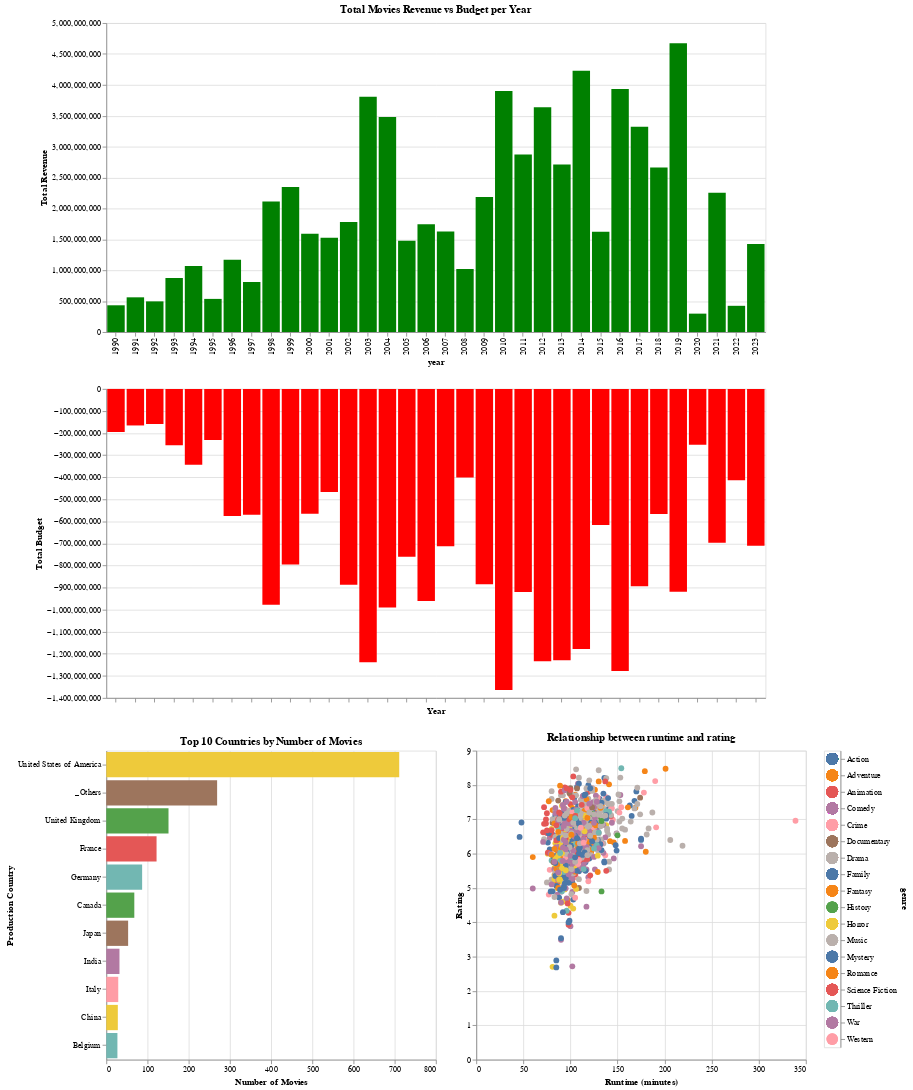

Source (notebook cell):
### Code cell
## START - BRUSH #######################################################################################################################
# Brushing & Linking

## View 1
year_selection = alt.selection_interval(encodings=['x'])

## View 2
country_selection = alt.selection_point(fields=['production_country'])

## View 3
runtime_rating_brush = alt.selection_interval()

# Create a selection brush for genres
genre_selection = alt.selection_point(fields=['genre'])

## END - BRUSH #########################################################################################################################

## START - VIEW 1 - POSITIVE/NEGATIVE BAR CHART ############################################################
#BAR CHART: POSITIVE/NEGATIVE BAR CHART OF REVENUE AND BUDGET PER YEAR 

movies_df['year'] = pd.to_datetime(movies_df['release_date']).dt.year
df_production_countries_split['year'] = pd.to_datetime(df_production_countries_split['release_date']).dt.year

movies_df['negative_budget'] = -movies_df['budget']

budget_chart = alt.Chart(movies_df).transform_filter(
    # country_selection & genre_selection & runtime_rating_brush
    genre_selection & runtime_rating_brush
).transform_filter(
     {
         'or': [
             {'not': alt.expr.isDefined(country_selection.production_country)}, 
             (alt.expr.indexof(alt.datum.production_countries, country_selection.production_country) != -1)
         ]
     }  
).transform_aggregate(
    total_budget='sum(negative_budget)',
    groupby=['year']
).mark_bar(color='red').encode(
    x=alt.X('year:O', scale=alt.Scale(domain=list(range(1990, 2024))), axis=alt.Axis(labels=False), title='Year'),
    y=alt.Y('total_budget:Q', axis=alt.Axis(title='Total Budget')),
    tooltip=['year:O', 'total_budget:Q'],
    opacity=alt.condition(year_selection, alt.value(1), alt.value(0.2)),
).add_params(
    year_selection
).properties(
    height=SYSTEM_HEIGHT/2,
    width=SYSTEM_WIDTH
)

revenue_chart = alt.Chart(movies_df).transform_filter(
    # country_selection & genre_selection & runtime_rating_brush
    genre_selection & runtime_rating_brush
).transform_filter(
     {
         'or': [
             {'not': alt.expr.isDefined(country_selection.production_country)}, 
             (alt.expr.indexof(alt.datum.production_countries, country_selection.production_country) != -1)
         ]
     }  
).transform_aggregate(
    total_revenue='sum(revenue)',
    groupby=['year']
).mark_bar(color='green').encode(
    x=alt.X('year:O', scale=alt.Scale(domain=list(range(1990, 2024)))),
    y=alt.Y('total_revenue:Q', axis=alt.Axis(title='Total Revenue')),
    tooltip=['year:O', 'total_revenue:Q'],
    opacity=alt.condition(year_selection, alt.value(1), alt.value(0.2)),
).add_params(
    year_selection
).properties(
    title="Total Movies Revenue vs Budget per Year",
    height=SYSTEM_HEIGHT/2,
    width=SYSTEM_WIDTH
)
## END - VIEW 1 - POSITIVE/NEGATIVE BAR CHART ###########################################################


## START - VIEW 2 - BAR CHART ############################################################
#BAR CHART: TOP 10 PRODUCTION COUNTRIES BY NUMBER OF MOVIES
top_countries_chart = alt.Chart(df_production_countries_split).transform_filter(
    genre_selection & year_selection & runtime_rating_brush
).transform_aggregate(
    count='count()',
    groupby=['production_country']
).transform_window(
    rank='row_number(count)',
    sort=[alt.SortField('count', order='descending')],
).transform_calculate(
    top_country = "datum.rank <= 10 ? datum.production_country : '_Others'"
).transform_aggregate(
    count='sum(count)',
    groupby=["top_country"]
).transform_calculate(
    production_country = alt.datum.top_country
).mark_bar().encode(
    x=alt.X('count:Q', title='Number of Movies'),
    y=alt.Y('production_country:N', sort='-x', title='Production Country'),
    color=alt.Color('production_country:N',legend=None),
    tooltip=['production_country:N', 'count:Q'],
    opacity=alt.condition(country_selection, alt.value(1), alt.value(0.2)),
).add_params(
    country_selection
).properties(
    title='Top 10 Countries by Number of Movies',
    height=SYSTEM_HEIGHT/2,
    width=SYSTEM_WIDTH/2
)

## END - VIEW 2 - BAR CHART ###########################################################



## START - VIEW 3 - SCATTER PLOT ############################################################

# Genre Selection
genre_color = alt.condition(genre_selection,
                      alt.Color('genre:N', legend=None),
                      alt.value('lightgray')) 
genre_list = pd.DataFrame({'genre': movies_df['genre'].unique()}) 
genre_legend = alt.Chart(movies_df).mark_point(size=200, filled=True).encode(
    y=alt.Y('genre:N', axis=alt.Axis(orient='right')),
    color=genre_color,
    opacity=alt.condition(genre_selection, alt.value(1), alt.value(0.2)),
).transform_filter(
    # country_selection & genre_selection & year_selection
    year_selection & runtime_rating_brush
).transform_filter(
     {
         'or': [
             {'not': alt.expr.isDefined(country_selection.production_country)}, 
             (alt.expr.indexof(alt.datum.production_countries, country_selection.production_country) != -1)
         ]
     }  
).add_params(genre_selection)


#SCATTER PLOT: RELATIONSHIP BETWEEN RUNTIME AND RATING/VOTE AVERAGE 

relationship_chart = alt.Chart(movies_df).mark_circle(size=50).encode(
    x=alt.X('runtime:Q', title='Runtime (minutes)'),
    y=alt.Y('vote_average:Q', title='Rating'),
    color=alt.Color('genre:N'),
    opacity=alt.condition(runtime_rating_brush, alt.OpacityValue(1), alt.OpacityValue(0.2)),
    tooltip=[
            alt.Tooltip("title:N"),
            alt.Tooltip("budget:Q", title="Budget ($)"),  
            alt.Tooltip("revenue:Q", title="Revenue ($)"),
            alt.Tooltip("vote_average:Q", title="Rating"),
            alt.Tooltip("genre:N", title="Genre"),
            alt.Tooltip("production_countries", title="Production Countries"),
            alt.Tooltip("release_date:T", title="Release Date"),
            alt.Tooltip("runtime:Q", title="Runtime")
        ]
).transform_filter(
    # country_selection & genre_selection & year_selection
    genre_selection & year_selection
).transform_filter(
     {
         'or': [
             {'not': alt.expr.isDefined(country_selection.production_country)}, 
             (alt.expr.indexof(alt.datum.production_countries, country_selection.production_country) != -1)
         ]
     }  
).add_params(
    runtime_rating_brush
).properties(
    title="Relationship between runtime and rating",
    height=SYSTEM_HEIGHT/2,
    width=SYSTEM_WIDTH/2
)

## END - VIEW 3 - SCATTER PLOT ###########################################################



## START - CONSTRUCT SYSTEM ############################################################

chart1 =  revenue_chart & budget_chart
chart2 = top_countries_chart
chart3 = (relationship_chart | genre_legend )

chart1 & (chart2 | chart3)
## END - CONSTRUCT SYSTEM ############################################################
